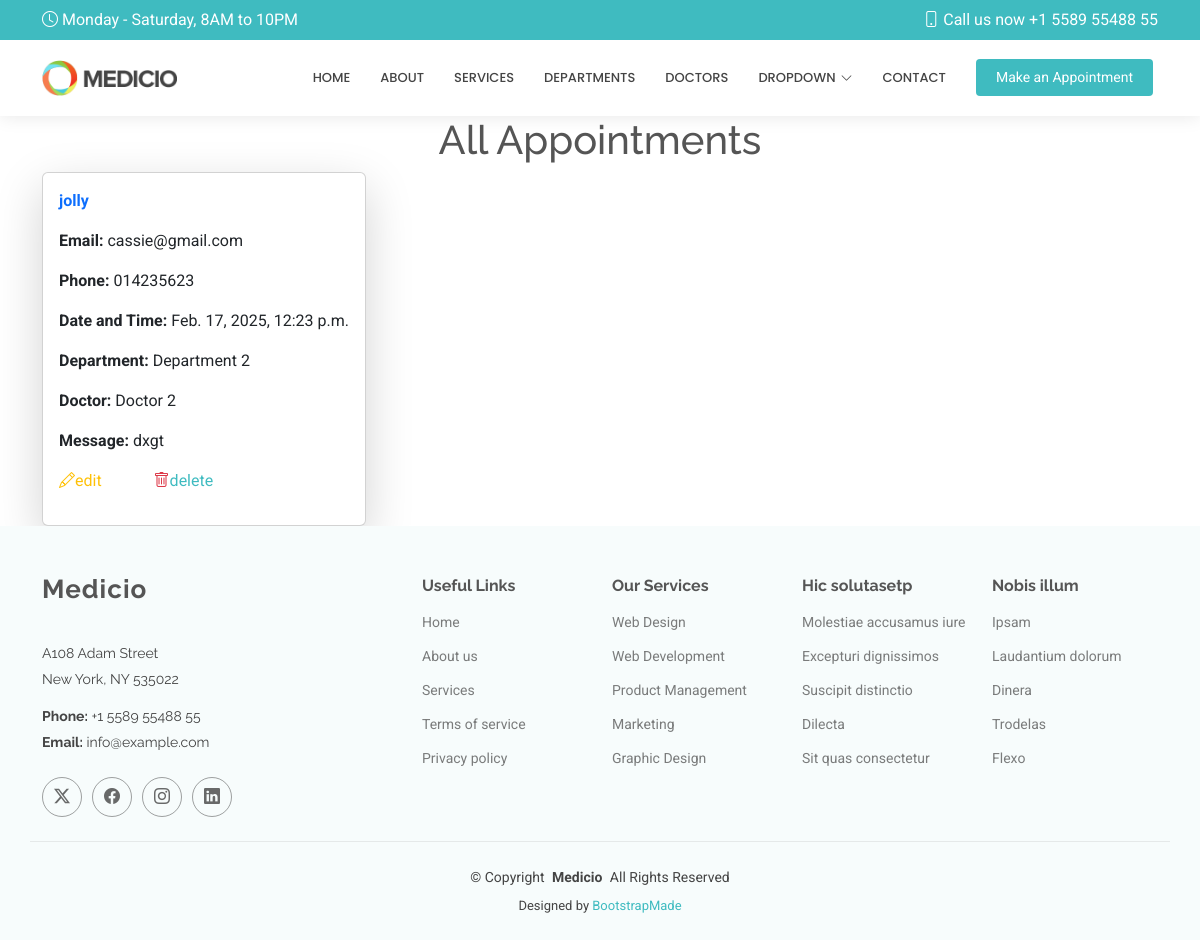
/show/, run on an earlier commit of the app's database.
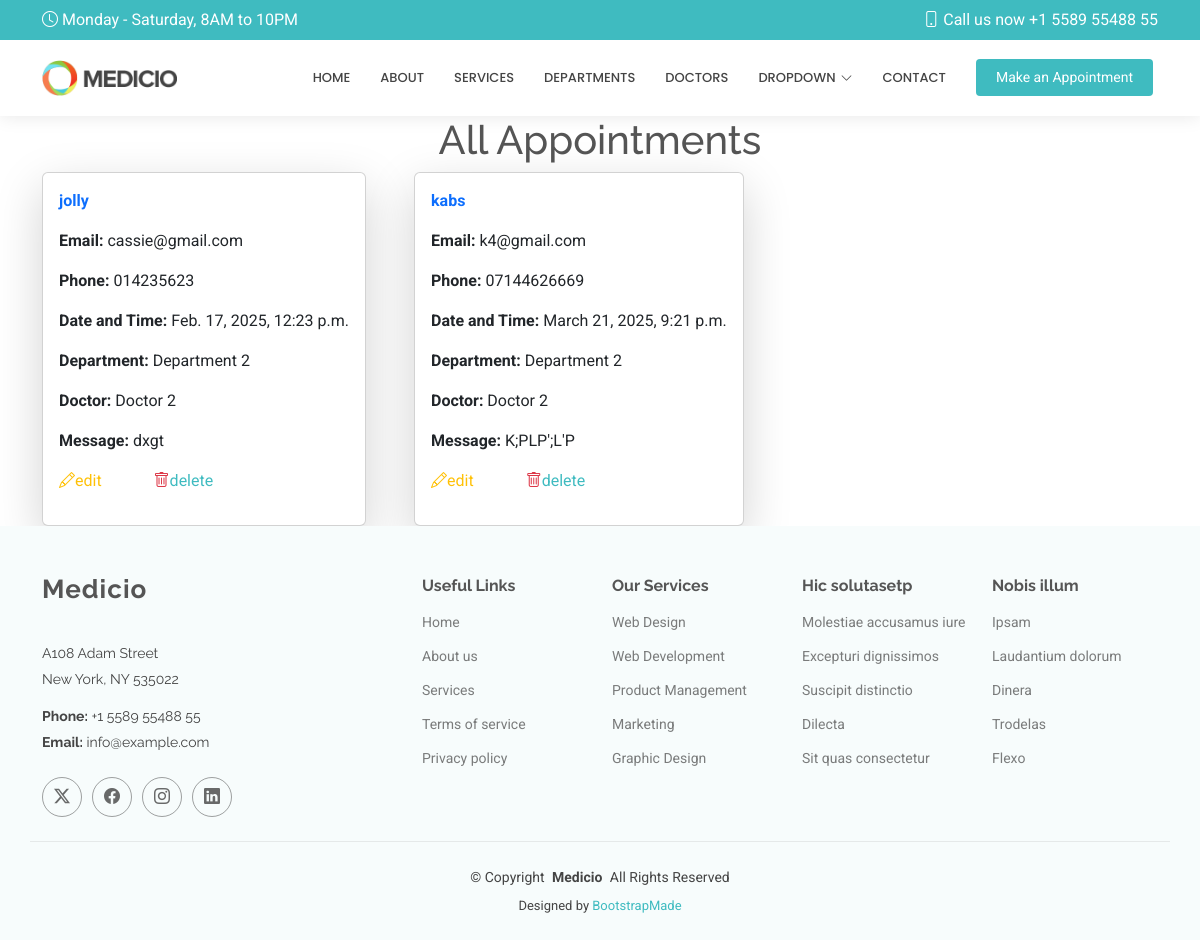
And on a later commit of the database.
### hospitalapp/models.py (models this page shows, shortened)
class appointment(models.Model):
  name = models.CharField(max_length=50)
  email = models.EmailField()
  phone= models.CharField(max_length=15)
  date = models.DateTimeField()
  department = models.CharField(max_length=50)
  doctor = models.CharField(max_length=50)
  message = models.TextField()

### hospitalapp/views.py (the view)
# urls.py: path('show/', views.show,name='show'),
def show(request):
    all =appointment.objects.all()
    return render(request,'show.html',{'all':all})

### templates/show.html (shortened to what this page needs)
 {% extends 'starter-page.html' %}
 {% load static %}
 {% block content %}
   <h1 class="text-center">All Appointments</h1>
<div class="d-flex flex-wrap gap-5 container">
{% for  x in all %}
 <div class="card w-30 p-3 shadow-lg">
 <p class="fw-bold text-primary">{{ x.name }}</p>
 <p><b> Email:</b> {{ x.email }}</p>
 <p><b> Phone:</b> {{ x.phone }}</p>
 <p><b> Date and Time:</b> {{ x.date }}</p>
 <p><b> Department:</b> {{ x.department }}</p>
 <p><b> Doctor:</b> {{ x.doctor }}</p>
 <p><b> Message:</b> {{ x.message }}</p>
<p>
  <a href="{% url 'edit' x.id %}" class="text-warning me-5">
    <i class="bi bi-pencil"></i>edit
  </a>
  <a href="/delete/{{ x.id }}" >
  <i class="bi bi-trash text-danger"></i>delete
    </a>
</p>
 </div>
{% endfor %}
</div>
 {% endblock %}

What changed in the data, as far as the page shows it:
added appointment: name "kabs", email "k4@gmail.com", phone "07144626669", date "March 21, 2025, 9:21 p.m.", department "Department 2", doctor "Doctor 2", message "K;PLP';L'P"
